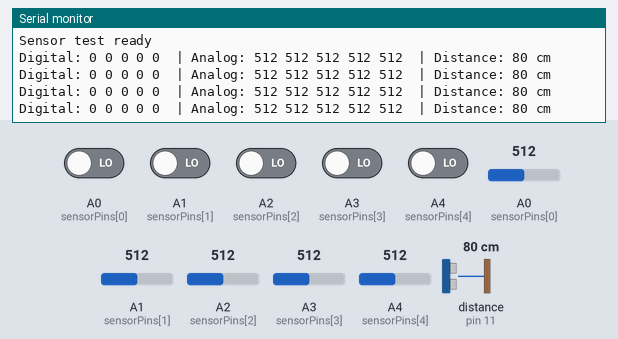
This sketch was run on a simulated Arduino Uno, built with avr-gcc and run on an emulated ATmega328P. On the bench: the last lines printed to the serial monitor. Wiring (inferred from the names in the program): ultrasonic range finder: trigger pin 12; echo pin 11. The test bench sets the inputs (shaded band); at power-on: A0 (sensorPins[0]), A1 (sensorPins[1]), A2 (sensorPins[2]), A3 (sensorPins[3]), A4 (sensorPins[4]) LOW, distance to the obstacle (sensor on pin 11) 80 cm, A0 (sensorPins[0]) = 512, A1 (sensorPins[1]) = 512, A2 (sensorPins[2]) = 512, A3 (sensorPins[3]) = 512, A4 (sensorPins[4]) = 512. The echo pulse lasts 58.3 µs per cm.

Above: at 1.2 s.
1.3 s: distance to the obstacle (sensor on pin 11) set to 2 cm
At 1.76 s:
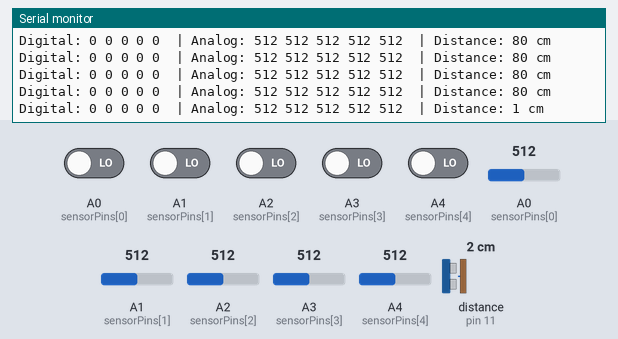
4.3 s: A0 (sensorPins[0]) set to 716
At 4.5 s:
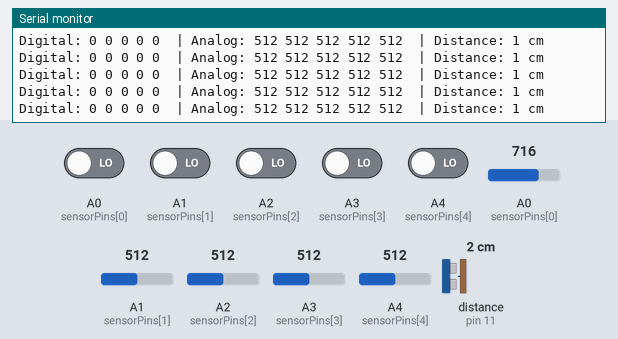
5.8 s: A1 (sensorPins[1]) set to 716
At 6.02 s:
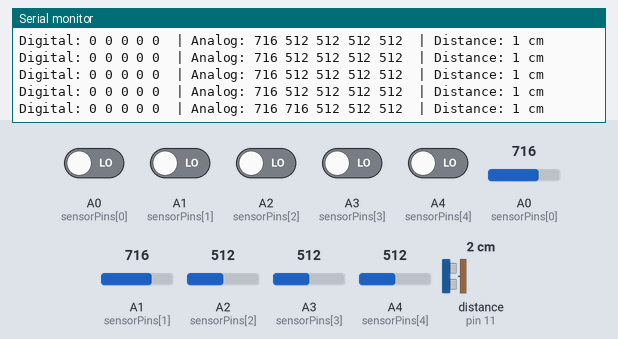
7.3 s: A2 (sensorPins[2]) set to 716
At 7.54 s:
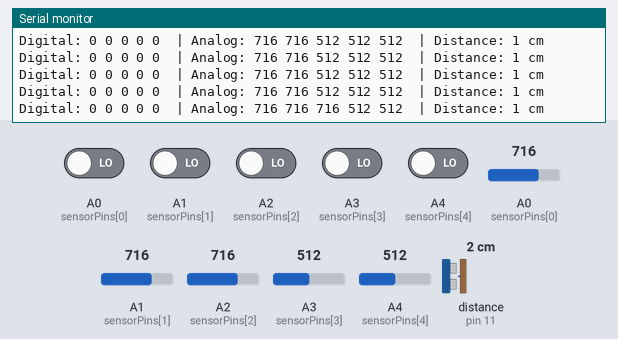
8.8 s: distance to the obstacle (sensor on pin 11) set to 299 cm
At 9.07 s:
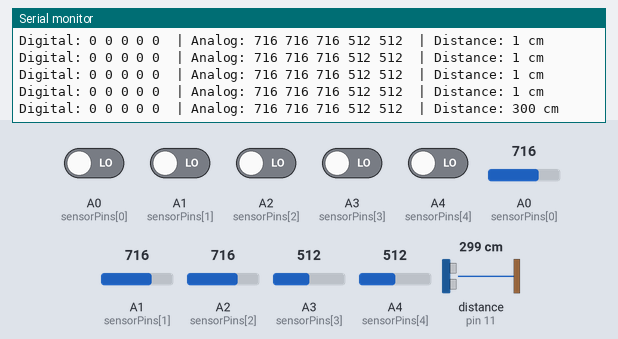
11.8 s: distance to the obstacle (sensor on pin 11) set to 4 cm
At 11.95 s:
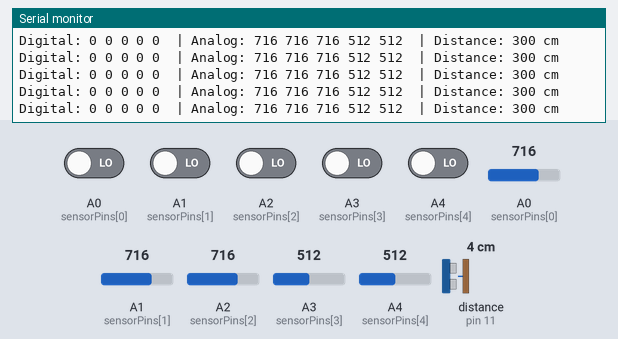

The sketch:

02_Sensor_Test.ino
```cpp
/*
  ============================================================
  02 - SENSOR TEST  (check sensors before building a robot)
  ============================================================
  Board : Arduino UNO / Nano
  Prints live readings to Serial Monitor (9600 baud):
    - 5 IR sensors on A0..A4  (1 = HIGH, 0 = LOW)
    - Analog value of A0..A4   (useful for LDR / flame sensors)
    - HC-SR04 ultrasonic distance in cm

  Wiring:
    IR sensor OUT -> A0, A1, A2, A3, A4   (VCC 5V, GND GND)
    HC-SR04 TRIG  -> D12
    HC-SR04 ECHO  -> D11
    HC-SR04 VCC   -> 5V,  GND -> GND

  Typical IR module (TCRT5000 / FC-51):
    White / object detected  -> LOW  (0), LED on module ON
    Black / nothing detected -> HIGH (1)
    Turn the small blue potentiometer to adjust sensitivity.
  ============================================================
*/

#define TRIG 12
#define ECHO 11

const int sensorPins[5] = {A0, A1, A2, A3, A4};

void setup() {
  Serial.begin(9600);
  for (int i = 0; i < 5; i++) pinMode(sensorPins[i], INPUT);
  pinMode(TRIG, OUTPUT);
  pinMode(ECHO, INPUT);
  Serial.println("Sensor test ready");
}

void loop() {
  Serial.print("Digital: ");
  for (int i = 0; i < 5; i++) {
    Serial.print(digitalRead(sensorPins[i]));
    Serial.print(" ");
  }

  Serial.print(" | Analog: ");
  for (int i = 0; i < 5; i++) {
    Serial.print(analogRead(sensorPins[i]));
    Serial.print(" ");
  }

  Serial.print(" | Distance: ");
  Serial.print(readDistanceCM());
  Serial.println(" cm");

  delay(300);
}

// Returns distance in cm, or 999 if nothing is in range
long readDistanceCM() {
  digitalWrite(TRIG, LOW);
  delayMicroseconds(2);
  digitalWrite(TRIG, HIGH);
  delayMicroseconds(10);
  digitalWrite(TRIG, LOW);
  long duration = pulseIn(ECHO, HIGH, 30000UL);  // 30 ms timeout (~5 m)
  if (duration == 0) return 999;
  return duration / 58;
}
```

Measured:
- after the input at 1.3 s, the serial monitor: prints a new line after 0.25 s (image 1)
- after the input at 5.8 s, the serial monitor: prints a new line at once (image 3)
- after the input at 7.3 s, the serial monitor: prints a new line at once (image 4)
- after the input at 8.8 s, the serial monitor: prints a new line after 0.06 s (image 5)
